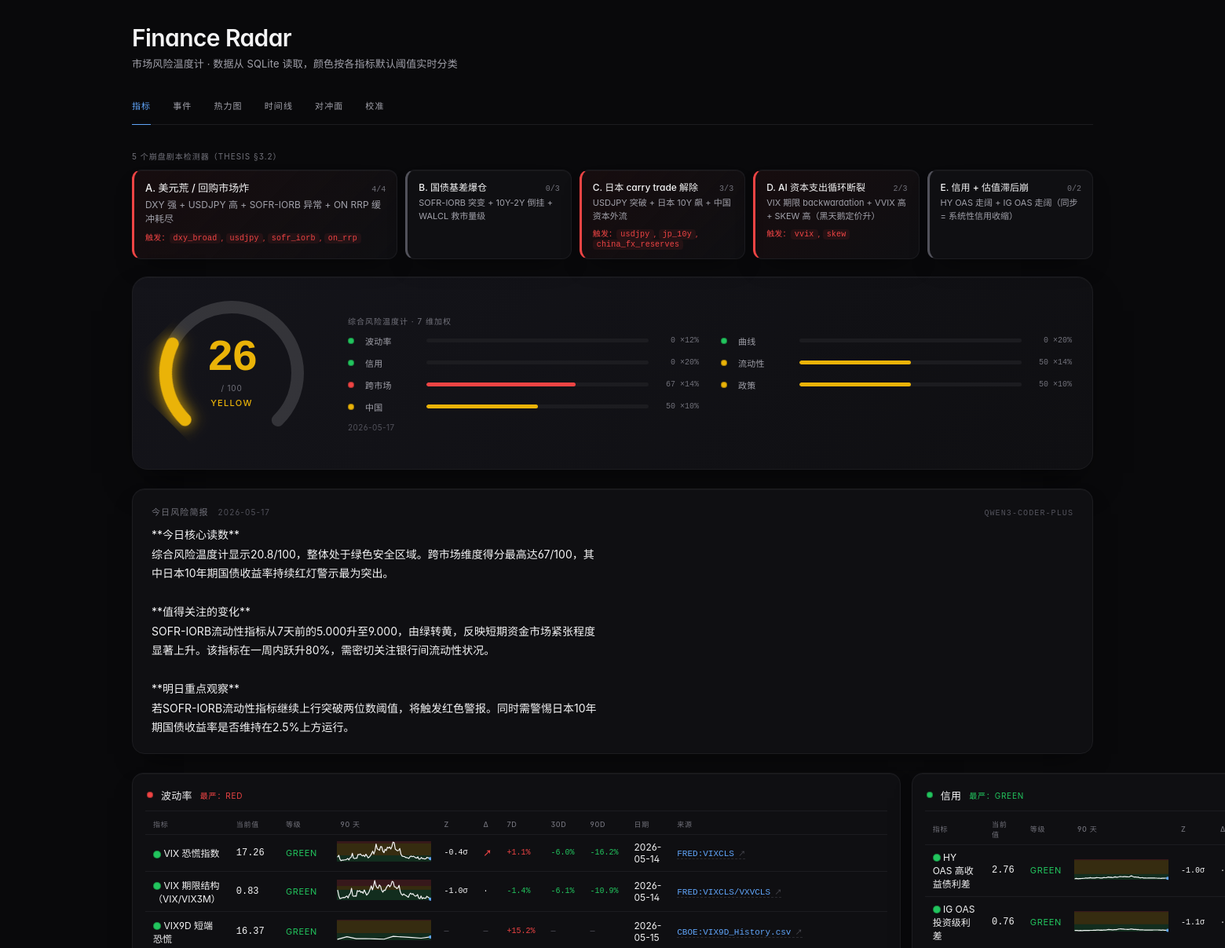
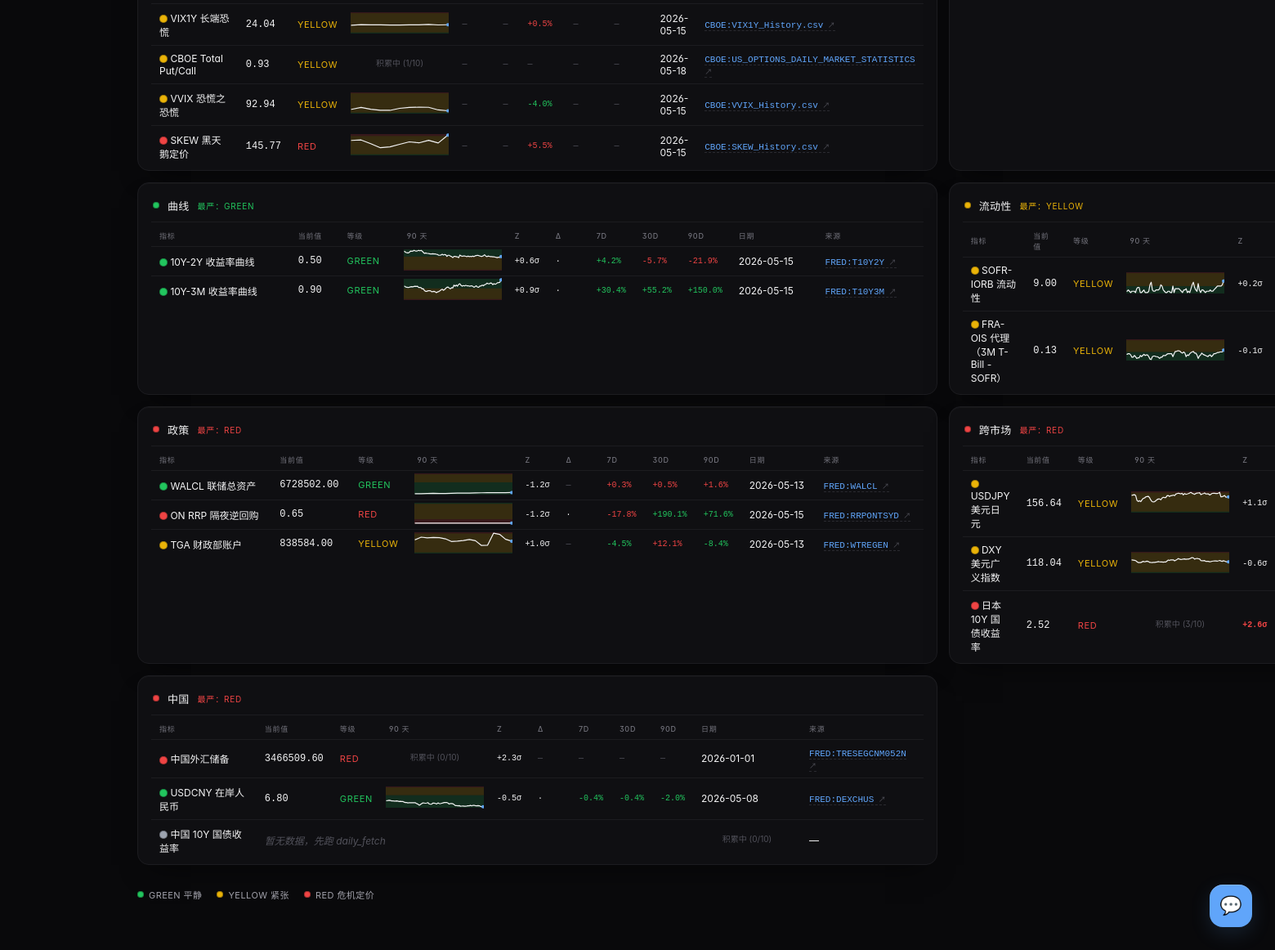
The page / on the database its author committed (2 pictures, top to bottom).
### tables this page shows
CREATE TABLE risk_scores (
    date TEXT PRIMARY KEY,
    score REAL NOT NULL,
    level TEXT NOT NULL,
    breakdown_json TEXT NOT NULL,
    created_at TEXT NOT NULL
);

CREATE TABLE briefings (
    date TEXT PRIMARY KEY,
    content TEXT NOT NULL,
    model TEXT,
    created_at TEXT NOT NULL
);

CREATE TABLE indicators (
    id          INTEGER PRIMARY KEY,
    name        TEXT    NOT NULL,
    date        TEXT    NOT NULL,
    value       REAL    NOT NULL,
    source      TEXT    NOT NULL,
    ingested_at TEXT    NOT NULL,
    UNIQUE(name, date)
);

### src/web/app.py (the view)
    @app.route("/")
    def index():
        target = app.config["DB_PATH"]
        hist_target = app.config.get("HISTORY_DB_PATH")
        with dbmod.open_db(target) as conn:
            rows = _build_rows(conn, history_db_path=hist_target)
            briefing = bf.get_latest_briefing(conn)
            risk = rs.get_latest_risk_score(conn)
            indicator_states = {}
            for ind in _INDICATOR_REGISTRY:
                latest = dbmod.get_latest(conn, ind["name"])
                indicator_states[ind["name"]] = {
                    "latest": latest,
                    "classify": ind["classify"],
                }
        scenarios = evaluate_scenarios(indicator_states)
        groups = _group_rows(rows)
        return render_template(
            "index.html",
            rows=rows, groups=groups,
            briefing=briefing, risk=risk,
            scenarios=scenarios,
            level_colors={k.value: v for k, v in _LEVEL_COLORS.items()},
            active_page="index",
        )

### src/compute/briefing.py (called while the page is built)
def init_briefings_schema(conn: sqlite3.Connection) -> None:
    with conn:
        conn.executescript(_BRIEFING_SCHEMA)

def get_latest_briefing(conn: sqlite3.Connection) -> Optional[Dict[str, Any]]:
    init_briefings_schema(conn)
    cur = conn.execute(
        "SELECT date, content, model, created_at FROM briefings ORDER BY date DESC LIMIT 1"
    )
    row = cur.fetchone()
    return dict(row) if row else None

### src/compute/indicators/china_fx_reserves.py (called while the page is built)
def classify_value(value: float) -> Level:
    return classify(value, low=THRESHOLD_LOW, high=THRESHOLD_HIGH, direction=DIRECTION)

### src/compute/indicators/dxy.py (called while the page is built)
def classify_value(value: float) -> Level:
    return classify(value, low=THRESHOLD_LOW, high=THRESHOLD_HIGH, direction=DIRECTION)

### src/compute/indicators/fra_ois.py (called while the page is built)
def classify_value(value: float) -> Level:
    return classify(value, low=THRESHOLD_LOW, high=THRESHOLD_HIGH, direction=DIRECTION)

### src/compute/indicators/hy_oas.py (called while the page is built)
def classify_value(value: float) -> Level:
    return classify(value, low=THRESHOLD_LOW, high=THRESHOLD_HIGH, direction=DIRECTION)

### src/compute/indicators/ig_oas.py (called while the page is built)
def classify_value(value: float) -> Level:
    return classify(value, low=THRESHOLD_LOW, high=THRESHOLD_HIGH, direction=DIRECTION)

### src/compute/indicators/jp_10y.py (called while the page is built)
def classify_value(value: float) -> Level:
    return classify(value, low=THRESHOLD_LOW, high=THRESHOLD_HIGH, direction=DIRECTION)

### src/compute/indicators/on_rrp.py (called while the page is built)
def classify_value(value: float) -> Level:
    return classify(value, low=THRESHOLD_LOW, high=THRESHOLD_HIGH, direction=DIRECTION)

### src/compute/indicators/put_call_total.py (called while the page is built)
def classify_value(value: float) -> Level:
    return classify(value, low=THRESHOLD_LOW, high=THRESHOLD_HIGH, direction=DIRECTION)

### src/compute/indicators/skew.py (called while the page is built)
def classify_value(value: float) -> Level:
    return classify(value, low=THRESHOLD_LOW, high=THRESHOLD_HIGH, direction=DIRECTION)

### src/compute/indicators/sofr_iorb.py (called while the page is built)
def classify_value(value: float) -> Level:
    return classify(value, low=THRESHOLD_LOW, high=THRESHOLD_HIGH, direction=DIRECTION)

### src/compute/indicators/tga.py (called while the page is built)
def classify_value(value: float) -> Level:
    return classify(value, low=THRESHOLD_LOW, high=THRESHOLD_HIGH, direction=DIRECTION)

### src/compute/indicators/usdcny.py (called while the page is built)
def classify_value(value: float) -> Level:
    return classify(value, low=THRESHOLD_LOW, high=THRESHOLD_HIGH, direction=DIRECTION)

### src/compute/indicators/usdjpy.py (called while the page is built)
def classify_value(value: float) -> Level:
    return classify(value, low=THRESHOLD_LOW, high=THRESHOLD_HIGH, direction=DIRECTION)

### src/compute/indicators/vix.py (called while the page is built)
def classify_value(value: float) -> Level:
    return classify(value, low=THRESHOLD_LOW, high=THRESHOLD_HIGH, direction=DIRECTION)

### src/compute/indicators/vix1y.py (called while the page is built)
def classify_value(value: float) -> Level:
    return classify(value, low=THRESHOLD_LOW, high=THRESHOLD_HIGH, direction=DIRECTION)

### src/compute/indicators/vix9d.py (called while the page is built)
def classify_value(value: float) -> Level:
    return classify(value, low=THRESHOLD_LOW, high=THRESHOLD_HIGH, direction=DIRECTION)

### templates/index.html (shortened to what this page needs)
{% extends "_base.html" %}
{% block content %}
  {% if scenarios %}
    <div class="scenarios">
      <div class="scenarios-title">5 个崩盘剧本检测器（THESIS §3.2）</div>
      <div class="scenarios-grid">
        {% for s in scenarios %}
          <div class="scenario-card scenario-{{ s.level }}">
            <div class="scenario-head">
              <span class="scenario-label">{{ s.label }}</span>
              <span class="scenario-score">{{ s.matched }}/{{ s.total }}</span>
            </div>
            <div class="scenario-desc">{{ s.description }}</div>
            {% if s.hits %}
              <div class="scenario-hits">
                触发：{% for h in s.hits %}<code>{{ h }}</code>{% if not loop.last %}, {% endif %}{% endfor %}
              </div>
            {% endif %}
          </div>
        {% endfor %}
      </div>
    </div>
  {% endif %}
  {% if risk %}
    {% set risk_color = level_colors[risk.level] %}
    {% set _arc_len = 396 %}
    {% set _score_pct = risk.score / 100.0 if risk.score < 100 else 1.0 %}
    {% set _score_pct = 0.0 if _score_pct < 0 else _score_pct %}
    {% set _dashoffset = _arc_len * (1 - _score_pct) %}
    <div class="gauge">
      <div class="gauge-ring-wrap">
        <svg class="gauge-ring-svg" viewBox="0 0 200 200" aria-hidden="true">
          <circle class="gauge-ring-bg" cx="100" cy="100" r="84"
                  stroke-dasharray="{{ _arc_len }} 528" />
          <circle class="gauge-ring-fg" cx="100" cy="100" r="84"
                  stroke="{{ risk_color }}"
                  stroke-dasharray="{{ _arc_len }} 528"
                  stroke-dashoffset="{{ '%.1f'|format(_dashoffset) }}"
                  style="color: {{ risk_color }};" />
        </svg>
        <div class="gauge-center">
          <div class="gauge-num" style="color: {{ risk_color }};">{{ "%.0f"|format(risk.score) }}</div>
          <div class="gauge-num-suffix">/ 100</div>
          <div class="gauge-level-label" style="color: {{ risk_color }};">{{ risk.level }}</div>
        </div>
      </div>
      <div>
        <div class="gauge-cockpit-title">综合风险温度计 · 7 维加权</div>
        {% if risk.breakdown %}
          <div class="gauge-dims">
            {% for g, info in risk.breakdown.items() %}
              {% set _g_level = "RED" if info.score >= 65 else ("YELLOW" if info.score >= 25 else "GREEN") %}
              {% set _g_color = level_colors[_g_level] %}
              <div class="gauge-dim-row">
                <span class="dot dot-sm" style="background: {{ _g_color }};"></span>
                <span class="gauge-dim-name">{{ g }}</span>
                <div class="gauge-dim-bar-wrap">
                  <div class="gauge-dim-bar" style="width: {{ '%.0f'|format(info.score) }}%; background: {{ _g_color }};"></div>
                </div>
                <span class="gauge-dim-meta">{{ "%.0f"|format(info.score) }} ×{{ "%.0f"|format(info.weight) }}%</span>
              </div>
            {% endfor %}
          </div>
        {% endif %}
        <div class="gauge-date">{{ risk.date }}</div>
      </div>
    </div>
  {% endif %}
  {% if briefing %}
    <div class="briefing">
      <h2>
        今日风险简报
        <span class="b-date">{{ briefing.date }}</span>
        {% if briefing.model %}<span class="b-model">{{ briefing.model }}</span>{% endif %}
      </h2>
      <p>{{ briefing.content }}</p>
    </div>
  {% endif %}
  {% if groups %}
    <div class="indicator-grid">
    {% for g in groups %}
      <div class="group">
        <div class="group-header">
          <span class="dot dot-sm" style="background: {{ g.header_color }};"></span>
          <span class="group-name">{{ g.group }}</span>
          {% if g.header_level %}
            <span class="group-level" style="color: {{ g.header_color }};">最严：{{ g.header_level }}</span>
          {% endif %}
        </div>
        <table>
          <thead>
            <tr>
              <th>指标</th>
              <th>当前值</th>
              <th>等级</th>
              <th>90 天</th>
              <th>Z</th>
              <th>Δ</th>
              <th>7d</th>
              <th>30d</th>
              <th>90d</th>
              <th>日期</th>
              <th>来源</th>
            </tr>
          </thead>
          <tbody>
            {% for r in g.rows %}
              <tr>
                <td>
                  <span class="dot" style="background: {{ r.color }};"></span>
                  {{ r.label }}
                </td>
                {% if r.value is none %}
                  <td class="empty" colspan="8">暂无数据，先跑 daily_fetch</td>
                  <td class="spark-cell">
                    <a href="/indicator/{{ r.name }}" class="spark-link" title="查看 {{ r.label }} 详情">{{ r.sparkline_svg | safe }}</a>
                  </td>
                  <td>
                    {% if r.source_url %}
                      <a class="source-link" href="{{ r.source_url }}" target="_blank" rel="noopener noreferrer">查源</a>
                    {% else %}
                      —
                    {% endif %}
                  </td>
                {% else %}
                  <td class="value">{{ "%.2f"|format(r.value) }}</td>
                  <td class="level" style="color: {{ r.color }};">{{ r.level }}</td>
                  <td class="spark-cell">
                    <a href="/indicator/{{ r.name }}" class="spark-link" title="查看 {{ r.label }} 详情">{{ r.sparkline_svg | safe }}</a>
                  </td>
                  {% if r.zscore and r.zscore.z is not none %}
                    <td class="zcol{% if r.zscore.extreme %} bad{% endif %}" title="百分位 {{ '%.0f'|format(r.zscore.percentile) }}% / n={{ r.zscore.n }}">
                      {%- if r.zscore.z > 0 -%}+{% endif -%}
                      {{ "%.1f"|format(r.zscore.z) }}σ
                    </td>
                  {% else %}
                    <td class="zcol diff-na">—</td>
                  {% endif %}
                  {% if r.acceleration and r.acceleration.short_slope is not none %}
                    <td class="zcol{% if r.acceleration.accelerating %} bad{% endif %}" title="短斜率 {{ '%.4f'|format(r.acceleration.short_slope) }}/d，长斜率 {{ '%.4f'|format(r.acceleration.long_slope) }}/d">
                      {%- if r.acceleration.accelerating -%}↗{% else %}·{% endif -%}
                    </td>
                  {% else %}
                    <td class="zcol diff-na">—</td>
                  {% endif %}
                  {% for d in [7, 30, 90] %}
                    {% set c = r.comparisons[d] %}
                    {% if c and c.pct_change is not none %}
                      <td class="diff{% if c.deteriorate %} bad{% elif c.deteriorate is false %} good{% endif %}">
                        {%- if c.pct_change > 0 -%}+{% endif -%}
                        {{ "%.1f"|format(c.pct_change) }}%
                      </td>
                    {% else %}
                      <td class="diff diff-na">—</td>
                    {% endif %}
                  {% endfor %}
                  <td>{{ r.date }}</td>
                  <td>
                    {% if r.source_url %}
                      <a class="source-link" href="{{ r.source_url }}" target="_blank" rel="noopener noreferrer">{{ r.source }}</a>
                    {% else %}
                      {{ r.source }}
                    {% endif %}
                  </td>
                {% endif %}
              </tr>
            {% endfor %}
          </tbody>
        </table>
      </div>
    {% endfor %}
    </div>
  {% else %}
    <p class="empty">尚未注册任何指标</p>
  {% endif %}
  <div class="legend">
    <span><span class="dot dot-sm" style="background:#22c55e"></span>GREEN 平静</span>
    <span><span class="dot dot-sm" style="background:#eab308"></span>YELLOW 紧张</span>
    <span><span class="dot dot-sm" style="background:#ef4444"></span>RED 危机定价</span>
  </div>
{% endblock %}

### templates/_base.html (shortened to what this page needs)
<!doctype html>
<html lang="zh-CN">
<head>
  <link rel="stylesheet" href="https://cdn.jsdelivr.net/npm/geist@1.4.0/dist/fonts.css">
</head>
<body>
  <h1>Finance Radar</h1>
  <p class="sub">{% block subtitle %}市场风险温度计 · 数据从 SQLite 读取，颜色按各指标默认阈值实时分类{% endblock %}</p>
  <nav class="page-nav">
    <a href="/" class="{% if active_page == 'index' %}current{% endif %}">指标</a>
    <a href="/events" class="{% if active_page == 'events' %}current{% endif %}">事件</a>
    <a href="/heatmap" class="{% if active_page == 'heatmap' %}current{% endif %}">热力图</a>
    <a href="/timeline" class="{% if active_page == 'timeline' %}current{% endif %}">时间线</a>
    <a href="/hedge" class="{% if active_page == 'hedge' %}current{% endif %}">对冲面</a>
    <a href="/calibration" class="{% if active_page == 'calibration' %}current{% endif %}">校准</a>
  </nav>
  {% block content %}{% endblock %}
  <button id="chat-toggle" title="问 AI 解读当前指标">💬</button>
</body>
</html>

### rows shown on the page
risk_scores: score "26", level "YELLOW", date "2026-05-17"
briefings: date "2026-05-17", model "QWEN3-CODER-PLUS", content "**今日核心读数** 综合风险温度计显示20.8/100，整体处于绿色安全区域。跨市场维度得分最高达67/100，其中日本10年期国债收益率持续红灯警示最为突出。 **值得关注的变化** SOFR-IORB流动性指标从7天前的5.000升至9.000，由绿转黄，反映短期资金市场紧张程度显著上升。该指标在一周内跃升80%，需密切关注银行间流动性状况。 **明日重点观察** 若SOFR-IORB流动性指标继续上行突破两位数阈值，将触发红色警报。同时需警惕日本10年期国债收益率是否维持在2.5%上方运行。"
indicators: label "VIX 恐慌指数", value "17.26", level "GREEN", zscore.z "-0.4", pct_change "1.1" "-6.0" "-16.2", date "2026-05-14", source "FRED:VIXCLS"
indicators: label "USDJPY 美元日元", value "156.64", level "YELLOW", zscore.z "1.1"

### other values the page prints
{{ s.label }} "A. 美元荒 / 回购市场炸" "B. 国债基差爆仓" "C. 日本 carry trade 解除" "D. AI 资本支出循环断裂" "E. 信用 + 估值滞后崩"
{{ s.matched }} "4" "0" "3" "2" "0"
{{ s.total }} "4" "3" "3" "3" "2"
{{ s.description }} "DXY 强 + USDJPY 高 + SOFR-IORB 异常 + ON RRP 缓冲耗尽" "SOFR-IORB 突变 + 10Y-2Y 倒挂 + WALCL 救市量级" "USDJPY 突破 + 日本 10Y 飙 + 中国资本外流" "VIX 期限 backwardation + VVIX 高 + SKEW 高（黑天鹅定价升）" "HY OAS 走阔 + IG OAS 走阔（同步 = 系统性信用收缩）"
{{ h }} "dxy_broad" "usdjpy" "sofr_iorb" "on_rrp" "usdjpy" "jp_10y" "china_fx_reserves" "vvix" "skew"
{{ g }} "波动率" "曲线" "信用" "流动性" "跨市场" "政策" "中国"
{{ "%.0f"|format(info.score) }} "0" "0" "0" "50" "67" "50" "50"
{{ "%.0f"|format(info.weight) }} "12" "20" "20" "14" "14" "10" "10"
{{ g.group }} "波动率" "信用" "曲线" "流动性" "政策" "跨市场" "中国"
{{ g.header_level }} "RED" "GREEN" "GREEN" "YELLOW" "RED" "RED" "RED"
{{ r.label }} "VIX 期限结构（VIX/VIX3M）" "VIX9D 短端恐慌" "VIX1Y 长端恐慌" "CBOE Total Put/Call" "VVIX 恐慌之恐慌" "SKEW 黑天鹅定价" "HY OAS 高收益债利差" "IG OAS 投资级利差" "10Y-2Y 收益率曲线" "10Y-3M 收益率曲线" "SOFR-IORB 流动性" "FRA-OIS 代理（3M T-Bill - SOFR）" "WALCL 联储总资产" "ON RRP 隔夜逆回购" "TGA 财政部账户" "DXY 美元广义指数" "日本 10Y 国债收益率" "中国外汇储备" "USDCNY 在岸人民币" "中国 10Y 国债收益率"
{{ "%.2f"|format(r.value) }} "0.83" "16.37" "24.04" "0.93" "92.94" "145.77" "2.76" "0.76" "0.50" "0.90" "9.00" "0.13" "6728502.00" "0.65" "838584.00" "118.04" "2.52" "3466509.60" "6.80"
{{ r.level }} "GREEN" "GREEN" "YELLOW" "YELLOW" "YELLOW" "RED" "GREEN" "GREEN" "GREEN" "GREEN" "YELLOW" "YELLOW" "GREEN" "RED" "YELLOW" "YELLOW" "RED" "RED" "GREEN"
{{ "%.1f"|format(r.zscore.z) }} "-1.0" "-1.0" "-1.1" "0.6" "0.9" "0.2" "-0.1" "-1.2" "-1.2" "1.0" "-0.6" "2.6" "2.3" "-0.5"
{{ "%.1f"|format(c.pct_change) }} "-1.4" "-6.1" "-10.9" "15.2" "0.5" "-4.0" "5.5" "4.2" "-5.7" "-21.9" "30.4" "55.2" "150.0" "0.3" "0.5" "1.6" "-17.8" "190.1" "71.6" "-4.5" "12.1" "-8.4" "-0.4" "-0.4" "-2.0"
